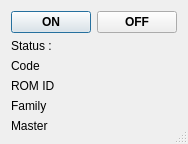
<ui version="4.0" >
 <class>am12ui</class>
 <widget class="QDialog" name="am12ui" >
  <property name="windowModality" >
   <enum>Qt::NonModal</enum>
  </property>
  <property name="geometry" >
   <rect>
    <x>0</x>
    <y>0</y>
    <width>178</width>
    <height>143</height>
   </rect>
  </property>
  <property name="focusPolicy" >
   <enum>Qt::StrongFocus</enum>
  </property>
  <property name="windowTitle" >
   <string>AM12</string>
  </property>
  <property name="windowIcon" >
   <iconset resource="../onewire.qrc" >
    <normaloff>:/images/images/kfm_home.png</normaloff>:/images/images/kfm_home.png</iconset>
  </property>
  <property name="sizeGripEnabled" >
   <bool>true</bool>
  </property>
  <property name="modal" >
   <bool>false</bool>
  </property>
  <layout class="QGridLayout" name="gridLayout" >
   <item row="0" column="0" >
    <widget class="QPushButton" name="pushButtonON" >
     <property name="font" >
      <font>
       <weight>75</weight>
       <bold>true</bold>
      </font>
     </property>
     <property name="text" >
      <string>ON</string>
     </property>
    </widget>
   </item>
   <item row="0" column="1" >
    <widget class="QPushButton" name="pushButtonOFF" >
     <property name="font" >
      <font>
       <weight>75</weight>
       <bold>true</bold>
      </font>
     </property>
     <property name="text" >
      <string>OFF</string>
     </property>
    </widget>
   </item>
   <item row="1" column="0" colspan="2" >
    <widget class="QLabel" name="labelStatus" >
     <property name="text" >
      <string>Status : </string>
     </property>
    </widget>
   </item>
   <item row="2" column="0" colspan="2" >
    <widget class="QLabel" name="labelcode" >
     <property name="text" >
      <string>Code</string>
     </property>
    </widget>
   </item>
   <item row="3" column="0" colspan="2" >
    <widget class="QLabel" name="labelromid" >
     <property name="text" >
      <string>ROM ID</string>
     </property>
    </widget>
   </item>
   <item row="4" column="0" colspan="2" >
    <widget class="QLabel" name="labelfamily" >
     <property name="text" >
      <string>Family</string>
     </property>
    </widget>
   </item>
   <item row="5" column="0" colspan="2" >
    <widget class="QLabel" name="labelmaster" >
     <property name="text" >
      <string>Master</string>
     </property>
    </widget>
   </item>
  </layout>
 </widget>
 <resources>
  <include location="../onewire.qrc" />
 </resources>
 <connections/>
</ui>
